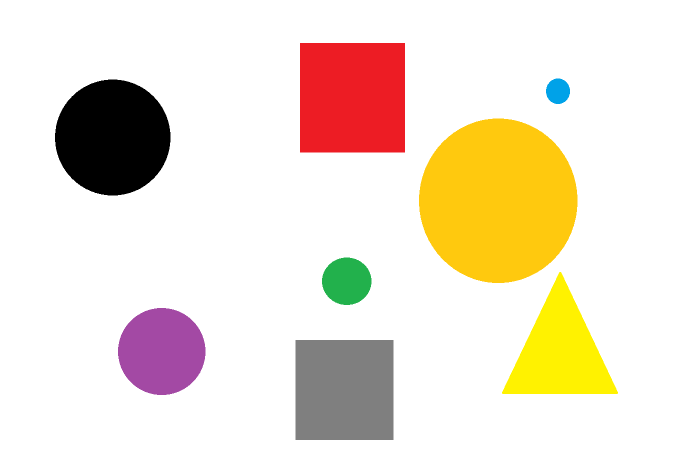
#> input picture servoing/sensors/cvShapes.png, 1353 x 902 px, given in place of the camera (shown at 1/2 size)
$ python blob_frames.py   (older library calls are emulated)
#> lines starting #> are read from the running program, lines starting #| are printed output that depends on the picture; after the words box and inside, x2 and y2 are one past the last pixel; in counts of white or black regions, pixels touching at a corner belong together
#!/usr/bin/python

# Standard imports
import sys
import cv2
import numpy as np
import importlib
# If you remove this it might stop checking for rover drivers being up to date
#import drive

sys.path.append('../')
blob_y_value = 0
window_name = "Win_Name"
point = (0,0)


def onmouse(event,x,y,flags,params):
    global point
    if event == cv2.EVENT_LBUTTONDOWN:
        point = (x, y)
        print (x,y)

def on_trackbar(val):
    hsv_low[0] = cv2.getTrackBarPos()


#put this line inside main setup, if anything breaks check here
#cv2.createTrackbar('H Low', window_name,0,255,dummy)
#read trackbar positions for all

#hul=cv2.getTrackbarPos('H Low', window_name)

'''
1. Converts source image to binary images by applying min-max Threshold
2. Extract connected components from every binary image by findContours and calculate their centers
3. Group centers from several binary images by their coordinates
4/ From the groups, estimate final centers of blobs and their radiuses and return as locations and sizes of keypoints
'''
def create_blob_detector():
    # create blob detector, then modify its params for detecting blobs
    params = cv2.SimpleBlobDetector_Params()

    # Change thresholds
    params.minThreshold = 0
    params.maxThreshold = 255

    # by colorimport importlib
    # changing to true 5/18/22
    '''
    Compares the intensity of a binary image at the center of a blob to blobcolor
    If they differ, the blob is filtered out
    blobColor = 0 to extract dark blobsq
    blobColor = 255 to extrack light blobs
    '''
    params.filterByColor = True
    # changed to true, so this would do something
    params.blobColor = 160

    '''
    Extracted blobs have an aread between minArea(inclusive)
    and maxArea(exclusive)
    '''
    # Filter by Area.
    params.filterByArea = True
    params.minArea = 100
    params.maxArea = 80000

    '''
    Extracted blobs have an area between minArea(inclusive)
    and between maxArea (exclusive) 4 * pi * Area / (perim * perim)
    '''
    # Filter by Circularity
    params.filterByCircularity = True
    params.minCircularity = 0.5
    #params.maxCircularity = something value

    '''
    Extracted blobs have convexity (area/area of blob convex hull) between
    minConvexity (inclusive) and maxConvexity(exclusive)
    '''
    # Filter by Convexity
    params.filterByConvexity = False
    params.minConvexity = 0.01
    #params.maxConvexity = something value

    '''
    Extracted blobs have this ratio between minInertiaRatio(inclusive)
    and maxInertialRation(exclusive)
    '''
    # Filter by Inertia
    params.filterByInertia = False
    params.minInertiaRatio = 0.1

    ver = (cv2.__version__).split('.')
    if int(ver[0]) < 3 :
        detector = cv2.SimpleBlobDetector(params)
    else :
        detector = cv2.SimpleBlobDetector_create(params)

    return detector


def detect_object(image, res):

    res = cv2.cvtColor(res,cv2.COLOR_BGR2GRAY)
    #cv2.imshow("GRAY",res)
    cnts, hierarchy = cv2.findContours(res,cv2.RETR_TREE,cv2.CHAIN_APPROX_NONE)
    area = np.array([cv2.contourArea(k) for k in cnts])
    print("AREA",area)
    # gets values greater than 10 and less than 100,000
    cnts = np.array(cnts)[np.logical_and(area>10, area<100000)].tolist()
    area = area[np.logical_and(area>10, area<100000)]

    mask2 = np.zeros(res.shape)
    cv2.drawContours(mask2,cnts,-1,(255,255,255),-1)
    image_copy = np.copy(image)

    for cnt in np.arange(len(cnts)):
        rect = cv2.boundingRect(cnts[cnt])
        x,y,w,h = rect
        centre_x = int(x + (w / 2))
        centre_y = int(y + (h / 2))
        #print w,h
        cv2.rectangle(res,(centre_x-10,centre_y-10),(centre_x+10,centre_y+10),(255,0,0),2)

    # show Contours window
    cv2.imshow("CONTOURS", res)
    return image_copy, len(cnts)

def main():
    # Setup SimpleBlobDetector parameters.
    detector = create_blob_detector()

    # define HSV color thresholds
    hsv_low = np.array([152,169,98])
    hsv_high = np.array([179,255,255])

    cv2.namedWindow(window_name, cv2.WINDOW_NORMAL)
    cv2.setMouseCallback(window_name,onmouse)
    #creates a trackbar named 'H Low, attached to window_name window, trackbar has values from 0 - 255
    window_name_trackbar = "H Low"
    cv2.createTrackbar(window_name_trackbar, window_name,0,255,on_trackbar)

    # open video captureing
    cap = cv2.VideoCapture(-1)

    # capture, detect, display until quit signal
    capturing = True
    while capturing:
        # is_image_captured let us know if image is being captured
        # frame is video capture, or still image
        is_image_captured, frame = cap.read()
#> frame is the input picture: shape (902, 1353, 3); mean B, G, R 208.7, 225.4, 237.9
        # "im" changed to "frame_resized"
        frame_resized = cv2.resize(frame,(640,480))
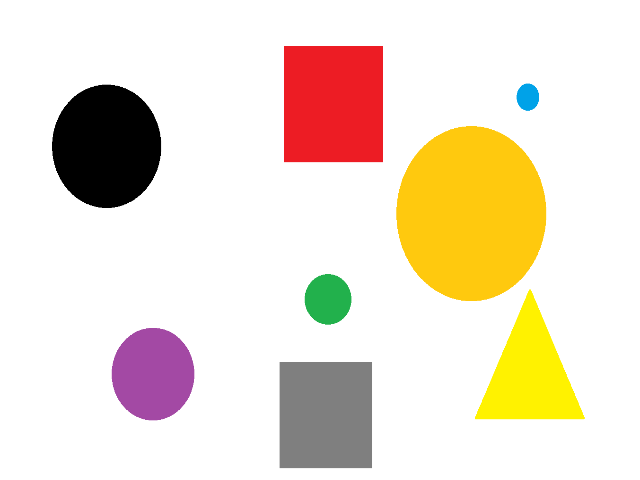
#> frame_resized: shape (480, 640, 3); mean B, G, R 208.8, 225.5, 237.9
        cv2.imshow("IMAGE",frame_resized)
        hsv_image = cv2.cvtColor(frame_resized, cv2.COLOR_BGR2HSV)
#> hsv_image: shape (480, 640, 3); mean H, S, V 12.6, 35, 239.2
        #cv2.imshow("HSV",hsv_image)

        cv2.setMouseCallback("IMAGE",onmouse)
        '''
        Pretty sure we dont need these here, keep for now
        cv2.namedWindow(window_name, cv2.WINDOW_NORMAL)
        cv2.setMouseCallback(window_name,onmouse)
        '''
        #cv2.getTrackbarPos(window_name_trackbar, window_name)
        mask = cv2.inRange(hsv_image,hsv_low, hsv_high)
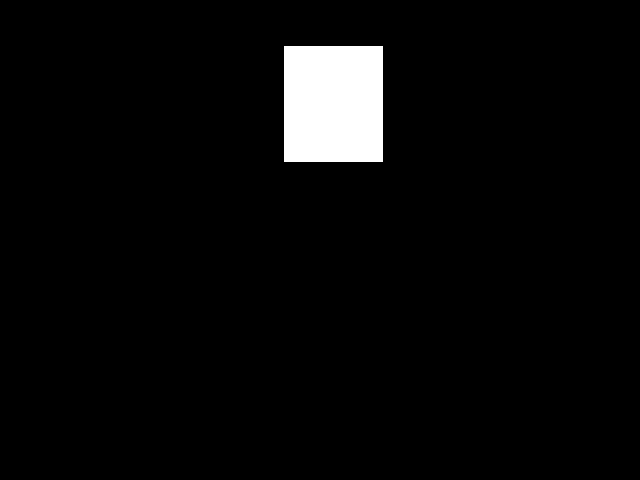
#> mask: shape (480, 640); 3.7% white; 1 white region
        print(len(mask))
#| 480
        cv2.imshow("MASK",mask)
        res = cv2.bitwise_and(frame_resized, frame_resized, mask = mask)
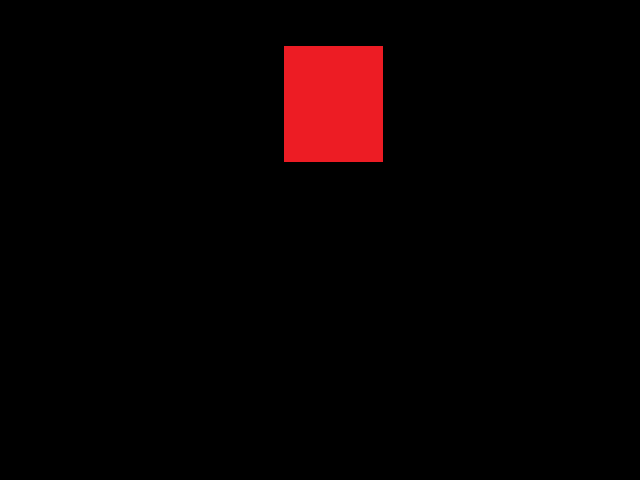
#> res: shape (480, 640, 3); mean B, G, R 1.3, 1, 8.9
        res = cv2.bitwise_not(res)
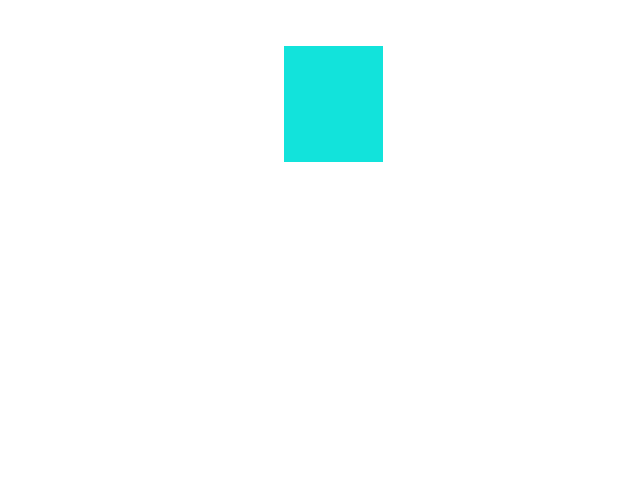
#> res: shape (480, 640, 3); mean B, G, R 253.7, 254, 246.1
        #cv2.imshow("MASKED IMAGE",hsv_image)
        image_copy,count = detect_object(frame_resized,hsv_image)
#> in detect_object, `res = cv2.cvtColor(res,cv2.COLOR_BGR2GRAY)`:
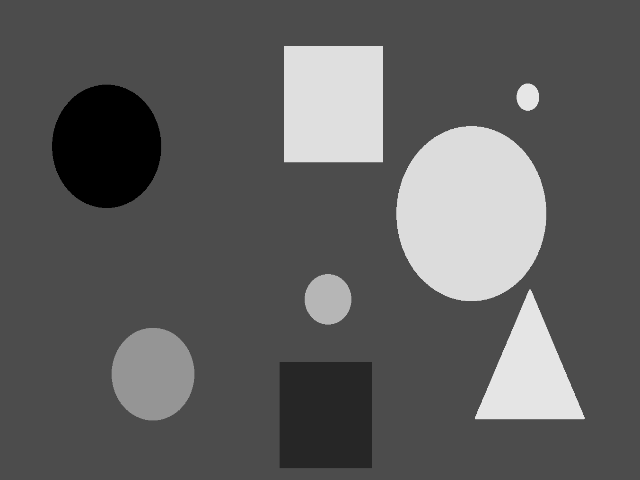
#> res: shape (480, 640); min 0, max 230, mean 93.3
#> in detect_object, `cnts, hierarchy = cv2.findContours(res,cv2.RETR_TREE,cv2.CHAIN_APPROX_..`: cnts = 2 contours; box (x1, y1, x2, y2) and area: (0, 0, 640, 480) 306081, (51, 84, 162, 209) 10640
#> in detect_object, `area = np.array([cv2.contourArea(k) for k in cnts])`: area = [306081, 10640.5]
#| AREA [306081.   10640.5]
        font = cv2.FONT_HERSHEY_SIMPLEX
        cv2.putText(image_copy,'frame %s Count %s' %(frame,count),(10,50), font, 1,(255,255,0),1)
        #cv2.imshow('Video',image_copy)

        keypointsC = detector.detect(hsv_image)
        print(len(keypointsC),keypointsC)

        # Draw detected blobs as red c ircles.
        # cv2.DRAW_MATCHES_FLAGS_DRAW_RICH_KEYPOINTS ensures
        # the size of the circle corresponds to the size of blob

        im_with_keypoints = cv2.drawKeypoints(hsv_image, keypointsC, np.array([]), (0,0,255), cv2.DRAW_MATCHES_FLAGS_DRAW_RICH_KEYPOINTS)

        #Show blobs
        cv2.imshow("Keypoints Color", im_with_keypoints)

        #detect_object(im,mask)
        detect_object(im,hsv_image)

        # Detect blobs.
        keypoints = detector.detect(mask)

        # Draw detected blobs as red c ircles.
        # cv2.DRAW_MATCHES_FLAGS_DRAW_RICH_KEYPOINTS ensures
        # the size of the circle corresponds to the size of blob

        im_with_keypoints = cv2.drawKeypoints(mask, keypoints, np.array([]), (0,0,255), cv2.DRAW_MATCHES_FLAGS_DRAW_RICH_KEYPOINTS)

        #Show blobs
        cv2.imshow("Keypoints", im_with_keypoints)
        key = cv2.waitKey(1)
        print("***************************",key)
        #alternatively, for 64 bit machines, not sure what the rasberry pi is running
#         if cv2.waitKey(1) & 0xFF == ord('q'):
#             break
        #ord() returns the number representing the unicode code of a specified character
        if key == ord('q'):
            print("***** pressed q*****")
            capturing = False
        # END WHILE LOOP capture, detect, display
    # released resources for camera
    cap.release()
    # destroys all of the highGui windows
    cv2.destroyAllWindows()


if __name__ == '__main__':
#> (the run stopped early here; a loop or call above may not have finished)
